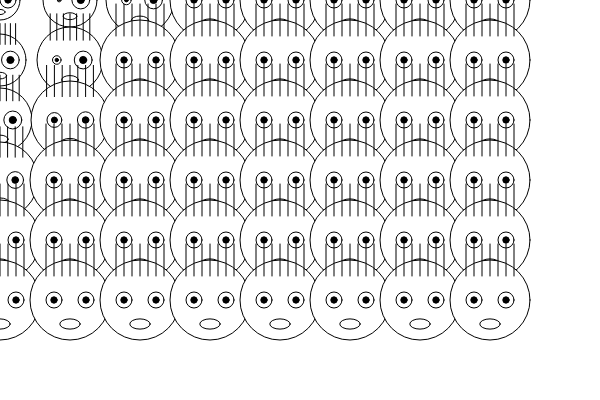
Frame 1 (no input)
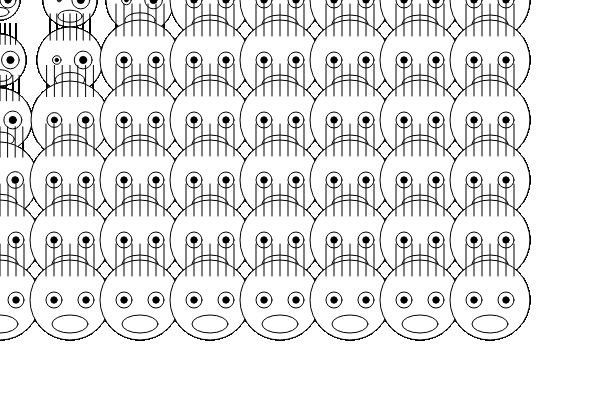
Frame 60 (no input)
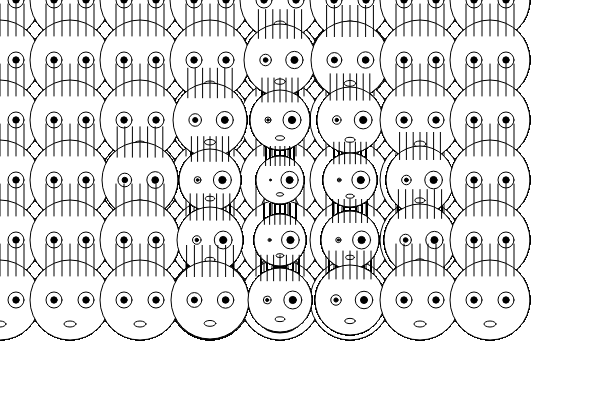
Frame 120 (the mouse pressed at the canvas centre since frame 60)

The p5.js sketch that drew these frames (run headless with seeded random() and noise() and a simulated clock; from frame 60 on, the mouse is pressed at the canvas centre):

// p5.js sketch
// ── sketch.js
// 函数setup() : 准备阶段
function setup() {
	// 创建画布，宽度640像素，高度480像素
	// 画布的坐标系统为，左上角坐标为（0，0），
	// x方向水平向右，y方向垂直向下，单位像素
	createCanvas(600,400);
}

var mouthScaleBase = 0.25;
var mouthScaleBaseChange = 0.005;

// 函数draw()：作画阶段
function draw() {
	//background(255); // 刷新整个画布为白色	

	mouthScaleBase += mouthScaleBaseChange;
	if(mouthScaleBase>0.5||mouthScaleBase<0.0)
	{
		mouthScaleBaseChange = -mouthScaleBaseChange;
	}	

	// 	用变量col和row作为循环变量
	for(var col=0;col<8;col++) // 画8列
	{
		for(var row =0;row<6;row++) // 画6行
		{			
			// 1 计算懵逼脸中心位置(x,y)
			var x = col*70 ; // x坐标为i的70倍，即X方向间隔为70像素
			var y = row*60 ; // y坐标为i的60倍，即Y方向间隔为60像素
			
			// 根据位置(x,y)与鼠标位置（mx,my)的距离来计算五官尺寸	

			// 2 计算鼠标位置离这个懵逼脸的距离
			// 用一种简单方法表示距离：
			// 鼠标位置和脸部中心位置的横纵坐标的差值的绝对值的总和
			var dx = abs(x-mouseX); //数倍横坐标
			var dy = abs(y-mouseY);
			var distance = dx + dy; // 距离
			// 让距离不超过200
			if(distance>200)
			{
				distance = 200;
			}

			// 3 根据距离来计算脸部和五官尺寸
			var faceSize = 40 + distance*0.2;
			var mouthScale = mouthScaleBase;			
			var lEyeScale = distance * 0.001;
			var rEyeScale = 0.4 - distance * 0.001;
			
			// 4 绘制懵逼脸
			drawConfuseFace(
				x,y,			// 脸部中心位置(x,y)
				faceSize,		// 下列四个就是脸部和五官尺寸
				mouthScale,
				lEyeScale,
				rEyeScale); 
		}		
	}	
}

// 画懵逼脸
function drawConfuseFace(
	posX, posY,  // 脸部中心位置
	faceSize,  // 脸部尺寸
	scaleMouth,  // 嘴巴尺度比例，相对于脸部尺寸
	scaleLEye,  // 左眼尺度比例， 相对于脸部尺寸
	scaleREye) // 右眼尺度比例， 相对于脸部尺寸
{
	//  -------------- 1 画脸 --------------- 
	fill(255);// 填充白色
	ellipse(posX,posY,faceSize,faceSize);// 圆圈
	
	//  -------------- 2 画眼睛 --------------- 
	// 2.1 计算眼睛相对于脸中心点的偏移量
	var EyeOffsetX = 0.2 * faceSize; // 眼睛横向偏移量为脸部尺寸的0.2倍
	var EyeOffsetY = 0 * faceSize; // 眼睛纵向偏移量为脸部尺寸的0倍

	// 2.2 计算眼睛尺寸
	// 左右眼尺寸
	var LEyeSize = faceSize * scaleLEye; 
	var REyeSize = faceSize * scaleREye;
	// 左右眼珠尺寸
	var LIrisSize = LEyeSize * 0.4;
	var RIrisSize = REyeSize * 0.4;
	
	// 2.2 画出左眼	
	fill(255);// 填充白色
	ellipse(
		posX-EyeOffsetX, // 脸的中心位置向左偏移EyeOffsetX
		posY+EyeOffsetY, // 脸的中心位置向下偏移EyeOffsetY
		LEyeSize,
		LEyeSize);
	
	// 2.3 画出右眼	
	fill(255);// 填充白色
	ellipse(
		posX+EyeOffsetX,
		posY+EyeOffsetY,
		REyeSize,
		REyeSize); 	
	
	// 5 左眼珠
	fill(0);// 填充黑色	
	ellipse(
		posX-EyeOffsetX, // 位置与左眼一样
		posY+EyeOffsetY,
		LIrisSize, // 尺寸则采用比左眼小的尺寸
		LIrisSize);
	
	// 6 右眼珠
	fill(0);// 填充黑色	
	ellipse(
		posX+EyeOffsetX,
		posY+EyeOffsetY,
		RIrisSize,
		RIrisSize);	
	
	//  -------------- 3 画嘴巴 ---------------
	// 3.1 计算嘴巴相对于脸部中心位置的偏移量
	var MouthOffsetX = 0.0;
	var MouthOffsetY = 0.3*faceSize;

	// 3.2 计算嘴巴尺寸
	var MouthWidth = faceSize * scaleMouth;
	var MouthHeight = MouthWidth/2.0;
	
	// 3.3 画出嘴巴
	fill(255); // 填充白色
	ellipse(
		posX + MouthOffsetX,
		posY + MouthOffsetY,
		MouthWidth,
		MouthHeight);	
	
	//  -------------- 4 画头发 --------------- 	
	var offsetX01 = -0.3;
	// while(bool Condition){}:
	// 当条件满足时，就执行{}内容，然后再判断()的条件
	var count = 0;
	while(offsetX01<0.4) 
	{
		drawOneHair(posX,posY,faceSize,offsetX01);
		// 警戒：必须要让while()括号中的条件会变成false
		offsetX01 += 0.1; // += 运算符用途：A+=B 等价于 A=A+B;

		if(count>99999)
		{
			break;
		}
		count ++;
	}	
}

// 绘制一根头发
function drawOneHair(
	faceX,faceY, // 脸的中心位置
	faceSize, // 脸的尺寸
	offsetXOnFaceSize) // 头发X坐标的的偏移量，以脸部尺寸为单位尺寸
{
	// ------------- 1 计算尺寸和位置 ---------//
	// 头发相对脸部中心的Y偏移量
	var HairOffsetY = faceSize * 0.3;	
	// 计算X偏移量
	var offsetX = offsetXOnFaceSize * faceSize;
	// 头发长度
	var HairLength = faceSize * 0.4;

	// --------------- 2 画头发 ---------------//
	line(
		faceX + offsetX,
		faceY - HairOffsetY,
		faceX + offsetX,
		faceY - (HairOffsetY + HairLength) );
}
